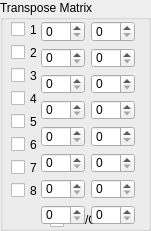
   <widget class="QGroupBox" name="groupBoxTranspose">
    <property name="geometry">
     <rect>
      <x>840</x>
      <y>250</y>
      <width>151</width>
      <height>231</height>
     </rect>
    </property>
    <property name="title">
     <string>Transpose Matrix</string>
    </property>
    <widget class="QCheckBox" name="chkTranspose1">
     <property name="geometry">
      <rect>
       <x>11</x>
       <y>21</y>
       <width>29</width>
       <height>17</height>
      </rect>
     </property>
     <property name="text">
      <string>1</string>
     </property>
    </widget>
    <widget class="QCheckBox" name="chkTranspose2">
     <property name="geometry">
      <rect>
       <x>11</x>
       <y>44</y>
       <width>29</width>
       <height>17</height>
      </rect>
     </property>
     <property name="text">
      <string>2</string>
     </property>
    </widget>
    <widget class="QCheckBox" name="chkTranspose3">
     <property name="geometry">
      <rect>
       <x>11</x>
       <y>67</y>
       <width>29</width>
       <height>17</height>
      </rect>
     </property>
     <property name="text">
      <string>3</string>
     </property>
    </widget>
    <widget class="QCheckBox" name="chkTranspose4">
     <property name="geometry">
      <rect>
       <x>11</x>
       <y>90</y>
       <width>29</width>
       <height>17</height>
      </rect>
     </property>
     <property name="text">
      <string>4</string>
     </property>
    </widget>
    <widget class="QCheckBox" name="chkTranspose5">
     <property name="geometry">
      <rect>
       <x>11</x>
       <y>113</y>
       <width>29</width>
       <height>17</height>
      </rect>
     </property>
     <property name="text">
      <string>5</string>
     </property>
    </widget>
    <widget class="QCheckBox" name="chkTranspose6">
     <property name="geometry">
      <rect>
       <x>11</x>
       <y>136</y>
       <width>29</width>
       <height>17</height>
      </rect>
     </property>
     <property name="text">
      <string>6</string>
     </property>
    </widget>
    <widget class="QCheckBox" name="chkTranspose7">
     <property name="geometry">
      <rect>
       <x>11</x>
       <y>159</y>
       <width>29</width>
       <height>17</height>
      </rect>
     </property>
     <property name="text">
      <string>7</string>
     </property>
    </widget>
    <widget class="QCheckBox" name="chkTranspose8">
     <property name="geometry">
      <rect>
       <x>11</x>
       <y>182</y>
       <width>29</width>
       <height>17</height>
      </rect>
     </property>
     <property name="text">
      <string>8</string>
     </property>
    </widget>
    <widget class="QCheckBox" name="chkTranspose">
     <property name="geometry">
      <rect>
       <x>50</x>
       <y>210</y>
       <width>61</width>
       <height>20</height>
      </rect>
     </property>
     <property name="text">
      <string>On/Off</string>
     </property>
    </widget>
    <widget class="QWidget" name="layoutWidget">
     <property name="geometry">
      <rect>
       <x>41</x>
       <y>21</y>
       <width>44</width>
       <height>204</height>
      </rect>
     </property>
     <layout class="QVBoxLayout" name="verticalLayout_3">
      <item>
       <widget class="QSpinBox" name="sbTransOct1"/>
      </item>
      <item>
       <widget class="QSpinBox" name="sbTransOct2"/>
      </item>
      <item>
       <widget class="QSpinBox" name="sbTransOct3"/>
      </item>
      <item>
       <widget class="QSpinBox" name="sbTransOct4"/>
      </item>
      <item>
       <widget class="QSpinBox" name="sbTransOct5"/>
      </item>
      <item>
       <widget class="QSpinBox" name="sbTransOct6"/>
      </item>
      <item>
       <widget class="QSpinBox" name="sbTransOct7"/>
      </item>
      <item>
       <widget class="QSpinBox" name="sbTransOct8"/>
      </item>
     </layout>
    </widget>
    <widget class="QWidget" name="layoutWidget">
     <property name="geometry">
      <rect>
       <x>91</x>
       <y>21</y>
       <width>44</width>
       <height>204</height>
      </rect>
     </property>
     <layout class="QVBoxLayout" name="verticalLayout_5">
      <item>
       <widget class="QSpinBox" name="sbTransRep1"/>
      </item>
      <item>
       <widget class="QSpinBox" name="sbTransRep2"/>
      </item>
      <item>
       <widget class="QSpinBox" name="sbTransRep3"/>
      </item>
      <item>
       <widget class="QSpinBox" name="sbTransRep4"/>
      </item>
      <item>
       <widget class="QSpinBox" name="sbTransRep5"/>
      </item>
      <item>
       <widget class="QSpinBox" name="sbTransRep6"/>
      </item>
      <item>
       <widget class="QSpinBox" name="sbTransRep7"/>
      </item>
      <item>
       <widget class="QSpinBox" name="sbTransRep8"/>
      </item>
     </layout>
    </widget>
   </widget>
